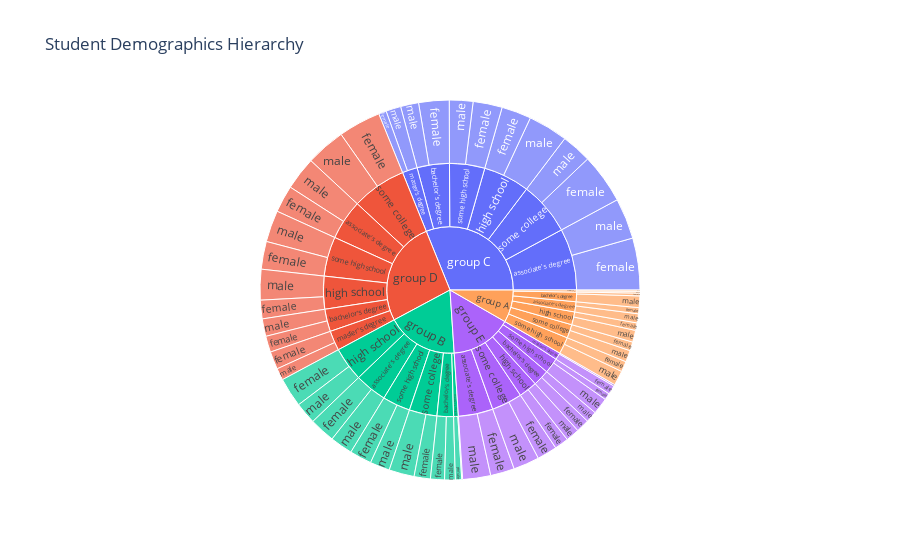

Here is the notebook cell this chart was saved with:
### Code cell
#Sunburst Chart - Hierarchical Data
fig = px.sunburst(df, path=['race_ethnicity', 'parental_level_of_education', 'gender'],
                  values='math_score', title='Student Demographics Hierarchy')
fig.show()

### Figure 1 — Plotly figure (JSON) as saved in the notebook; plotly's stock layout.template omitted (floating-point values rounded to 4 significant figures)
{"data": [{"branchvalues": "total", "domain": {"x": [0, 1], "y": [0, 1]}, "hovertemplate": "labels=%{label}<br>math_score=%{value}<br>parent=%{parent}<br>id=%{id}<extra></extra>", "ids": ["group B/bachelor's degree/female", "group C/some college/female", "group B/master's degree/female", "group A/associate's degree/male", "group C/some college/male", "group B/associate's degree/female", "group B/some college/female", "group B/some college/male", "group D/high school/male", "group B/high school/female", "group C/associate's degree/male", "group D/associate's degree/male", "group A/some college/male", "group A/master's degree/female", "group C/some high school/female", "group C/high school/male", "group B/some high school/female", "group C/master's degree/male", "group C/associate's degree/female", "group D/some college/male", "group D/bachelor's degree/male", "group A/master's degree/male", "group C/bachelor's degree/female", "group D/master's degree/female", "group D/some college/female", "group E/master's degree/female", "group E/some college/male", "group E/associate's degree/male", "group D/associate's degree/female", "group D/some high school/female", "group B/associate's degree/male", "group E/associate's degree/female", "group A/associate's degree/female", "group C/high school/female", "group E/bachelor's degree/male", "group A/some high school/male", "group B/some high school/male", "group D/some high school/male", "group C/some high school/male", "group E/some high school/male", "group A/bachelor's degree/male", "group B/high school/male", "group A/some college/female", "group E/some college/female", "group D/bachelor's degree/female", "group E/bachelor's degree/female", "group D/master's degree/male", "group A/bachelor's degree/female", "group C/bachelor's degree/male", "group E/high school/male", "group A/high school/male", "group E/high school/female", "group B/master's degree/male", "group C/master's degree/female", "group D/high school/female", "group B/bachelor's degree/male", "group A/some high school/female", "group E/some high school/female", "group A/high school/female", "group E/master's degree/male", "group B/bachelor's degree", "group C/some college", "group B/master's degree", "group A/associate's degree", "group B/associate's degree", "group B/some college", "group D/high school", "group B/high school", "group C/associate's degree", "group D/associate's degree", "group A/some college", "group A/master's degree", "group C/some high school", "group C/high school", "group B/some high school", "group C/master's degree", "group D/some college", "group D/bachelor's degree", "group C/bachelor's degree", "group D/master's degree", "group E/master's degree", "group E/some college", "group E/associate's degree", "group D/some high school", "group E/bachelor's degree", "group A/some high school", "group E/some high school", "group A/bachelor's degree", "group E/high school", "group A/high school", "group B", "group C", "group A", "group D", "group E"], "labels": ["female", "female", "female", "male", "male", "female", "female", "male", "male", "female", "male", "male", "male", "female", "female", "male", "female", "male", "female", "male", "male", "male", "female", "female", "female", "female", "male", "male", "female", "female", "male", "female", "female", "female", "male", "male", "male", "male", "male", "male", "male", "male", "female", "female", "female", "female", "male", "female", "male", "male", "male", "female", "male", "female", "female", "male", "female", "female", "female", "male", "bachelor's degree", "some college", "master's degree", "associate's degree", "associate's degree", "some college", "high school", "high school", "associate's degree", "associate's degree", "some college", "master's degree", "some high school", "high school", "some high school", "master's degree", "some college", "bachelor's degree", "bachelor's degree", "master's degree", "master's degree", "some college", "associate's degree", "some high school", "bachelor's degree", "some high school", "some high school", "bachelor's degree", "high school", "high school", "group B", "group C", "group A", "group D", "group E"], "name": "", "parents": ["group B/bachelor's degree", "group C/some college", "group B/master's degree", "group A/associate's degree", "group C/some college", "group B/associate's degree", "group B/some college", "group B/some college", "group D/high school", "group B/high school", "group C/associate's degree", "group D/associate's degree", "group A/some college", "group A/master's degree", "group C/some high school", "group C/high school", "group B/some high school", "group C/master's degree", "group C/associate's degree", "group D/some college", "group D/bachelor's degree", "group A/master's degree", "group C/bachelor's degree", "group D/master's degree", "group D/some college", "group E/master's degree", "group E/some college", "group E/associate's degree", "group D/associate's degree", "group D/some high school", "group B/associate's degree", "group E/associate's degree", "group A/associate's degree", "group C/high school", "group E/bachelor's degree", "group A/some high school", "group B/some high school", "group D/some high school", "group C/some high school", "group E/some high school", "group A/bachelor's degree", "group B/high school", "group A/some college", "group E/some college", "group D/bachelor's degree", "group E/bachelor's degree", "group D/master's degree", "group A/bachelor's degree", "group C/bachelor's degree", "group E/high school", "group A/high school", "group E/high school", "group B/master's degree", "group C/master's degree", "group D/high school", "group B/bachelor's degree", "group A/some high school", "group E/some high school", "group A/high school", "group E/master's degree", "group B", "group C", "group B", "group A", "group B", "group B", "group D", "group B", "group C", "group D", "group A", "group A", "group C", "group C", "group B", "group C", "group D", "group D", "group C", "group D", "group E", "group E", "group E", "group D", "group E", "group A", "group E", "group A", "group E", "group A", "", "", "", "", ""], "type": "sunburst", "values": [785.0, 2799.0, 354.0, 509.0, 1695.0, 1441.0, 917.0, 1421.0, 1721.0, 1652.0, 2290.0, 1859.0, 653.0, 100.0, 1638.0, 2229.0, 1237.0, 840.0, 2915.0, 2221.0, 985.0, 73.0, 1711.0, 999.0, 2384.0, 507.0, 1463.0, 1574.0, 1521.0, 1561.0, 1269.0, 1347.0, 345.0, 1669.0, 630.0, 827.0, 1112.0, 1777.0, 1329.0, 925.0, 651.0, 1218.0, 497.0, 1121.0, 907.0, 748.0, 669.0, 155.0, 1015.0, 767.0, 665.0, 790.0, 49.0, 434.0, 1045.0, 601.0, 587.0, 373.0, 423.0, 90.0, 1386.0, 4494.0, 403.0, 854.0, 2710.0, 2338.0, 2766.0, 2870.0, 5205.0, 3380.0, 1150.0, 173.0, 2967.0, 3898.0, 2349.0, 1274.0, 4605.0, 1892.0, 2726.0, 1668.0, 597.0, 2584.0, 2921.0, 3338.0, 1378.0, 1414.0, 1298.0, 806.0, 1557.0, 1088.0, 12060.0, 20560.0, 5485.0, 17650.0, 10340.0]}], "layout": {"legend": {"tracegroupgap": 0}, "title": {"text": "Student Demographics Hierarchy"}}}
